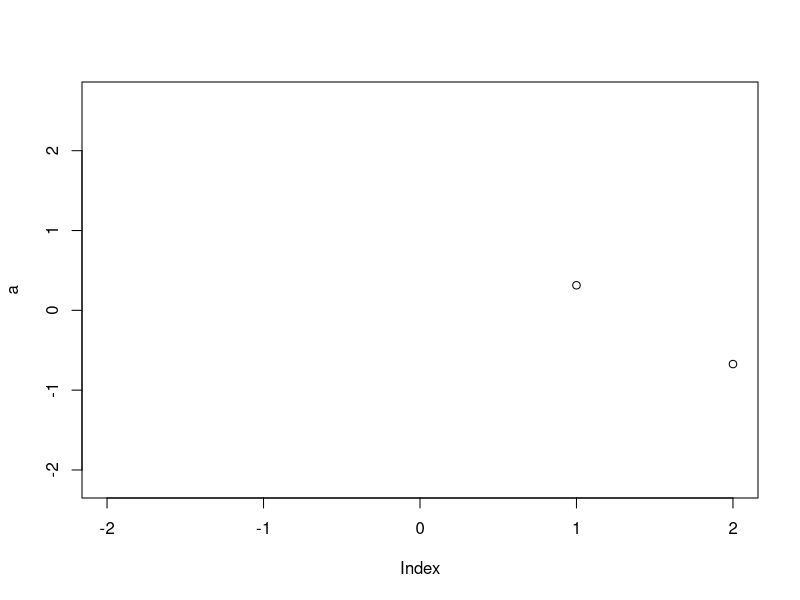

R code for this plot:
#this is just a test script

a<-rnorm(100)
plot(a, xlim=c(-2,2))

#for the first time I had to do: Tools-Shell-git push -u origin master
#from now on I can push usin
